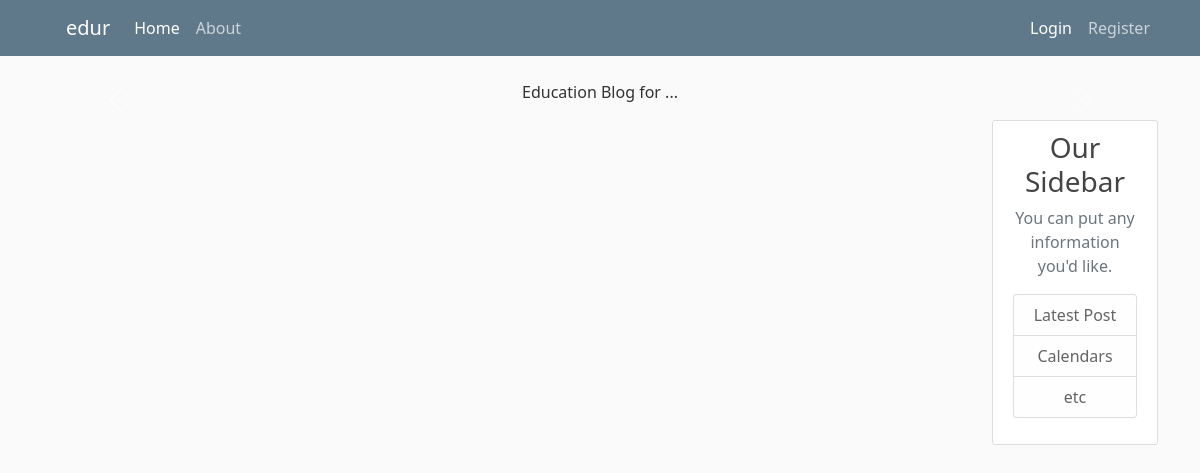
/, run on an earlier commit of the app's database.
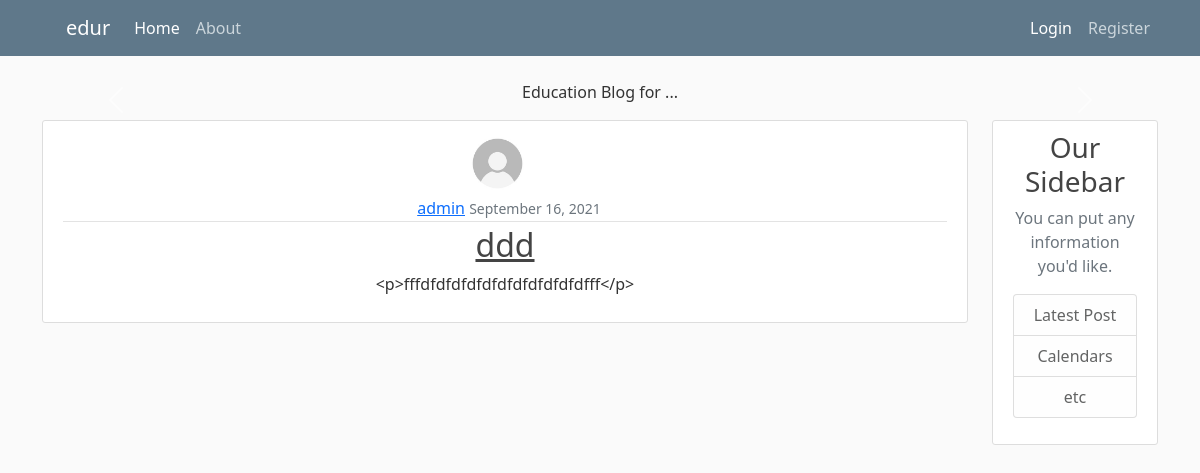
And on a later commit of the database.
### edublog/models.py (models this page shows, shortened)
class Post(models.Model):
    title = models.CharField(max_length=255)
    content = RichTextField(null=True, blank=True)
    date_posted = models.DateTimeField(default=timezone.now)
    author = models.ForeignKey(User, on_delete=models.CASCADE)

### users/models.py (models this page shows, shortened)
class Profile(models.Model):
    user = models.OneToOneField(User, on_delete=models.CASCADE)
    image = models.ImageField(default='default.jpg', upload_to='profile_pics')

### edublog/views.py (the view)
# urls.py: path('', PostListView.as_view(), name='edublog-home'),
class PostListView(ListView):
    model = Post
    template_name = 'edublog/home.html'
    context_object_name = 'posts'
    ordering = ['-date_posted']
    paginate_by = 5

### edublog/templates/edublog/home.html (shortened to what this page needs)
{% extends 'edublog/base.html'%}
{% block content%}
{% for post in posts%}
<article class="media content-section">
    <img class="rounded-circle article-img" src="{{ post.author.profile.image.url}}" alt="">
    <div class="media-body">
        <div class="article-metadata">
            <a class="ms-2" href="{% url 'user-posts' post.author.username%}">{{ post.author}}</a>
            <small class="text-muted">{{ post.date_posted|date:'F d, Y'}}</small>
        </div>
        <h2><a class="article-title" href="{% url 'post-detail' post.id%}">{{ post.title}}</a></h2>
        <p class="article-content">{{ post.content}}</p>
    </div>
</article>
{% endfor%}
{% endblock%}

What changed in the data, as far as the page shows it:
added Post: author.profile.image (placeholder picture), author "admin", date_posted "September 16, 2021", title "ddd", content "<p>fffdfdfdfdfdfdfdfdfdfdfdfff</p>"
